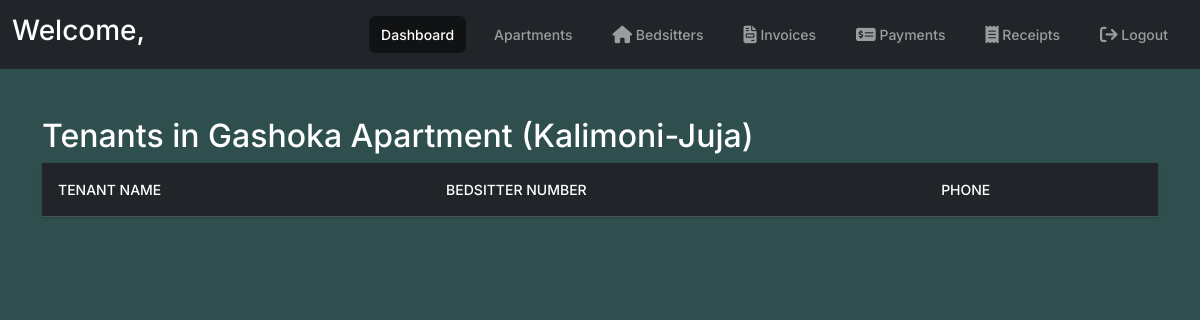
Page /tenantprofiles/apartment/4/ on the earlier database version.
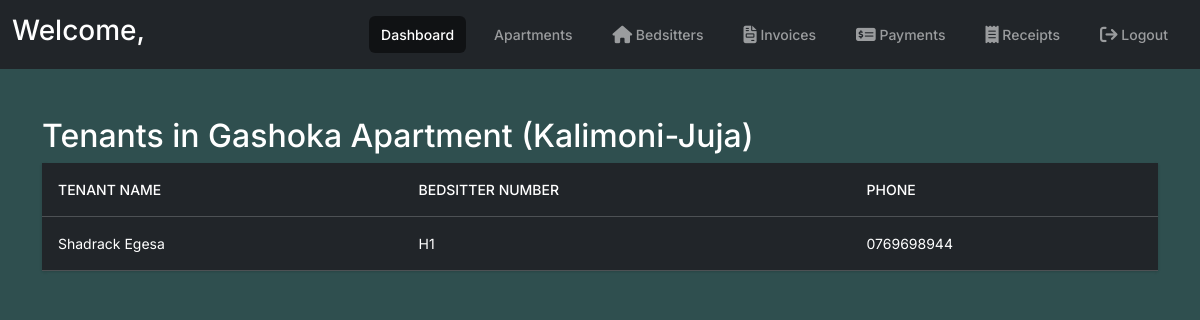
Same page on the later database version.
### portal/models.py (models this page shows, shortened)
class TenantProfile(models.Model):
    user = models.OneToOneField(User, on_delete=models.CASCADE)
    bedsitter = models.OneToOneField(Bedsitter, on_delete=models.SET_NULL, null=True, blank=True)
    phone = models.CharField(max_length=255)
    apartment = models.OneToOneField(Apartment, on_delete=models.CASCADE, null=True, blank=True)
    class Meta:
        verbose_name = "Tenant Profile"
        verbose_name_plural = "Tenant Profiles"

class Bedsitter(models.Model):
    apartment = models.ForeignKey(Apartment, related_name='bedsitters', on_delete=models.CASCADE)
    number = models.CharField(max_length=255, unique=True)
    class Meta:
        verbose_name_plural = "Bedsitters"

### portal/views.py (the view)
# urls.py: path('tenantprofiles/apartment/<int:apartment_id>/', views.tenantprofiles_by_apartment, name='tenantprofiles_by_apartment'),
def tenantprofiles_by_apartment(request, apartment_id):
    apartment = get_object_or_404(Apartment, id=apartment_id)
    tenants = TenantProfile.objects.filter(bedsitter__apartment=apartment).select_related('user', 'bedsitter')
    return render(request, 'portal/tenantprofiles_by_apartment.html', {'apartment': apartment, 'tenants': tenants})

### portal/templates/portal/tenantprofiles_by_apartment.html
{% extends "portal/base.html" %}
{% block content %}
<h2>Tenants in {{ apartment.name }} ({{ apartment.address }})</h2>
<table class="table table-dark table-hover">
    <thead>
        <tr>
            <th>Tenant Name</th>
            <th>Bedsitter Number</th>
            <th>Phone</th>
        </tr>
    </thead>
    <tbody>
    {% for tenant in tenants %}
        <tr>
            <td>{{ tenant.user.get_full_name|default:tenant.user.username }}</td>
            <td>{{ tenant.bedsitter.number }}</td>
            <td>{{ tenant.phone }}</td>
        </tr>
    {% endfor %}
    </tbody>
</table>
{% endblock %}

Differences in the rows shown:
added TenantProfile: user.get_full_name "Shadrack Egesa", bedsitter.number "H1", phone "0769698944"
